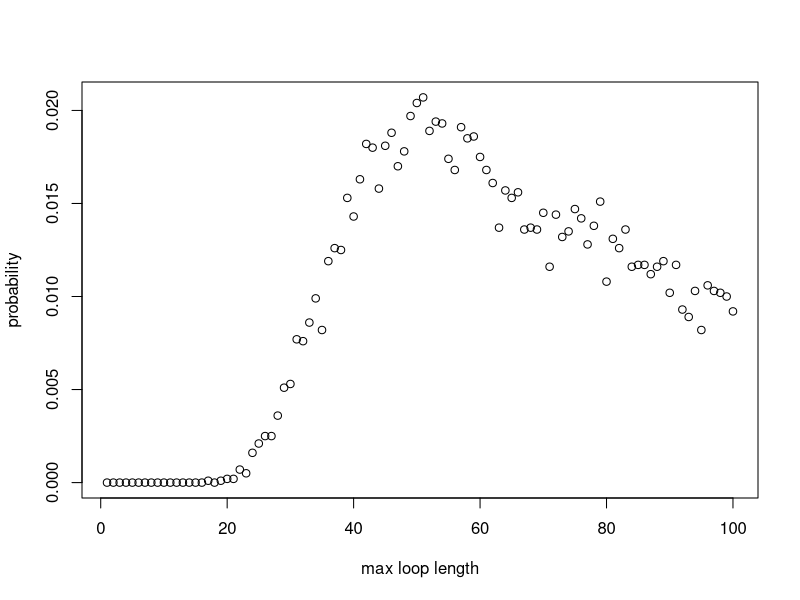

Recreate this plot in R.
#### Team Members:
# Fatima Kasenally (S2443602); Wenqi Ni (s1792412); Cameron Allan (S1748084)

#### address of github repo:
#https://github.com/niwq15/SP-Group-7-A2


#### Contributions

# Functions we each made versions of:
# Cameron - Strategy3, Pone, 
# Wenqi - Strategy1, Strategy2, Strategy3, Pone, Pall, dloop 
# Fatima - Strategy2, Pone, Pall, dloop 

# each of us should add more here. we can say what we have done, involving different versions of functions above

# Wenqi created the final versions of the functions Strategy 1, Strategy 2, Pone ... 
# ...done for old versions


# Cameron added if statement to speed up the Pall function


# Other Tasks: (correct your own)
# Cameron - optimising stuff and array stuff
# Wenqi - Q3 - Q6 stuff 
# Fatima - Q3 - Q6 stuff 




#### Overview 
# This file holds the self-contained code to use stochastic simulation to study a generalised version of the famous '100 Prisoners Problem' 
# The problem is defined as follows: 
# Consider a prison containing 2n prisoners, each with a unique identification number ranging from 1 to 2n. 
# The prison has a room with 2n boxes, each uniquely numbered from 1 to 2n and each containing a single card. 
# These cards are each labelled with a unique number between 1 and 2n. 
# Each prisoner is allowed to open n boxes to find the card with their number.
# If all 2n prisoners successfully find their cards then they all go free. 
# After their turn,the prisoners are not allowed to communicate any new information from the boxes 
# to prisoners who have yet to take their turn.
# The room is returned to its original state after each prisoner’s go. 

# Firstly, we will show 3 strategies for the prisoners, then create a 'Pone' function to estimate 
# the probability of a single prisoner successfully finding their number, then use a 'Pall' function to 
# calculate the probability of all the prisoners finding their numbers. 
# Based on the results of the individual and joint success probabilities using different strategies, 
# we will give some comments about which strategy has the highest success probabilities for 
# both individuals and the collective. 

## Each function expressing the different strategies for opening boxes to find cards will require the same 
## input parameters : n,k,cards_num. Where n parameterises the 2n number of boxes, prisoner and cards in our problem.
## k is the prisoner's number and cards_num represents the random orders of cards placed in boxes. 
## [As the boxes and cards comfiguration must remain the same between prisoner trials it cannot
## be defined within the function and must be called on and externally defined.] ?
## Uniform input parameters allows the implemented strategy to be variable in each simulation as each strategy 
## function is interchangable. This is required by functions 'Pone' and 'Pall'


## Strategy 1:
## Each prisoner with their number 'b' starts at the p-th box whose number on the card is k
## If k is not equal to b, then the prisoner goes to box number k and opens it
## The process will be repeated until they have either found the card with number p or opened n boxes without finding it

## Prisoner 'k' uses Strategy 1 to find their number amoungst '2n' boxes 'cards_num'
## where 'cards_num' is a order of card numbers
Strategy1 <- function(n,k,cards_num) {
  #create an empty vector to store card numbers as they are read
  cards_picked <- rep(0, n) # the prisoner can read at most n cards
  cards_picked[1] <- cards_num[k] # start at the box with his number (k) on it 
  #for each of the remaining steps, first check if he has found his card number
  #if so, he will stop; if not, he will continue to read cards
  for (b in 2:n) {
    if (cards_picked[b-1] == k) {#if the prisoner k has found his number
      return(TRUE) #yes the prisoner has successfully found his card
      break # stop here and the prisoner will not open other boxes
    } else {#otherwise prisoner will open another box with the number of the last card
      cards_picked[b] <- cards_num[cards_picked[b-1]]
    }
  }
  #check whether he finds his number in the final step
  if (cards_picked[n] != k) { #if the final number is not his number
    return(FALSE) #prisoner has failed to find his card
  } else {#if the final number is equal to his number
    return(TRUE) #prisoner has successfully found his card
  }
}



## Strategy 2:
## This strategy follows an identicle procedure to strategy 1, except that the starting box is randombly selected
## The prisoner uses the card number in each box to pick his next box to open.
## The prisoner can open at most n boxes in order to find the card with their number on it

## Prisoner 'k' uses Strategy 2 to find their number amoungst '2n' boxes 'cards_num'
Strategy2 <- function(n,k,cards_num) {
  #create an empty vector to store card numbers that have been read
  cards_picked <- rep(0, n) # the prisoner can read at most n cards
  cards_picked[1] <- sample(cards_num,1)# start at a randomly selected box 
  #for each of the remaining steps, firstly check whether he has found him number card
  #if so, he will stop; if not, he will continue to read cards
  for (b in 2:n) {
    if (cards_picked[b-1] == k) {#if the prisoner k has found his number
      return(TRUE)
      break #stop here and the prisoner will not open other boxes
    } else {#otherwise prisoner will open the box with number k
      cards_picked[b] <- cards_num[cards_picked[b-1]]
    }
  }
  #check whether he finds his number in the final step
  if (cards_picked[n] != k) { #if the final number is not his number
    return(FALSE)
  } else {#if the final number is equal to his number
    return(TRUE)
  }
} #The function reutrns TRUE/FALSE expressing that the prisoner has FOUND/FAILED TO FIND his card 

## In Strategy 1 and Strategy 2, we use the idea that once prionsers find their numbers, they will stop
## We use 'break' to save the running time
## In Strategy 3, we show another idea of selecting n card numbers and then checking whether k is inside

## Strategy 3:
## In this strategy the prisoner opens n boxes at random, without replacement (check !!)
## The prisoner will open n different boxes

## Prisoner 'k' uses Strategy 3 to find their number amoungst '2n' boxes 'cards_num'
Strategy3 <- function(n,k,cards_num){ 
  cards_picked <- sample(cards_num,n,replace=FALSE) # Randomly select n boxes from cards_num to open
  any(k == cards_picked) # check whether the prisoner's number appears in the selected card_num
} # End function



## 'Pone' is a function which estimates the probability of a prisoner,k, successfully finding their card number (k)
## within the n tries amoungst 2n boxes (cards_num) in nreps simulated trials, using any one of the available strategies encoded above

Pone <- function(n,k,strategy,nreps) {
  # create an empty vector to store the outsome of each simulation as 1/0 = Success/ Failure to find his card
  success <- rep(0, nreps)
  for (i in 1:nreps) {
    # simulate the random order of card numbers
    cards_num <- sample(1:(2*n), 2*n, replace=FALSE)
    success[i] <- strategy(n,k,cards_num)
  }
  # return the frequentist probability of success as: 
  # total number of simulated successes / total number of simulations
  return(sum(success)/nreps)
}

## 'Pall' is a function to find the probability of all the 2n prisoners finding their cards in a single simulation
## and thus being able to escape. All prisoners must use the same strategy and the probability 
## is calculated by analysing the results from nreps simulated trials 

Pall <- function(n,strategy,nreps) {
  #create a vector to record the result of each simulation with default values of 1s
  num_success <- rep(1,nreps)
  for (i in 1:nreps) {#for each simulation
    #generate a random order of card numbers
    cards_num <- sample(1:(2*n), 2*n, replace=FALSE)
    #use the strategies to calculate whether each prisoner can find their correct number within n times
    for (k in 1:(2*n)) {
      result <- strategy(n,k,cards_num) # save the result of strategy for the k-th prisoner
      num_success[i] <- num_success[i] * result # if result is 1 keep 1 in the vector. If 0 change to 0.
      if (result == 0){ # stop if any prisoner does not escape, this cuts down simulation run-time
        break
      }
    }
  }
  # return the frequentist probability as: total number of simulated successes / total number of simulated trials
  return(sum(num_success)/nreps)
}

### Sample Results ###

### individual prisoner probabilities: 
### Pone takes args: n,k,strategy,nreps

Pone(5,5,Strategy1,10000)
Pone(50,50,Strategy1,10000)
# one prisoner & strategy 1: prob success ~ 50%  (for all n)

Pone(5,5,Strategy2,10000)
Pone(50,50,Strategy2,10000)
# one prisoner & strategy 2: prob success ~40%  (n=5) ~37%  (n>50)

Pone(5,5,Strategy3,10000)
Pone(50,50,Strategy3,10000)
# one prisoner & strategy 3: prob success ~50%  (for all n)

### joint probabilities for all prisoners as a collective:  
### Pall takes args: n,strategy,nreps


Pall(5,Strategy1,10000)
Pall(50,Strategy1,10000)
#10 prisoners & strategy 1: prob success ~35% (n=5)
#100 prisoners & strategy 1: prob success ~30% (n=50)

Pall(5,Strategy2,10000)
Pall(50,Strategy2,10000)
#10 prisoners & strategy 2: prob success ~0.01%  (n=5)
#100 prisoners & strategy 2: prob success ~0% (smaller than precision)  (n=50)

Pall(5,Strategy3,10000)
Pall(50,Strategy3,10000)
#10 prisoners & strategy 3: prob success ~1%  (n=5)
#100 prisoners & strategy 3: prob success ~0% (smaller than precision) (n=50)


## While stategies 1 and 3 are distinc, strategy 2 shares aspects with both of them 
## yet has distinct marginal and joint probabilities 

## Strategy 3's results are as expected. The probability of finding his card in a box is 1/2n
## therefore if he opens n boxes at random the probability of finding his card is n/2n i.e. 50%
## For 2n prisoners simultaneously finding their cards in a simulation we multiply the independent 
## marginal probabilities to produce a joint probability of (0.5)^(2n), which tends to 0 as n increases. 

## Strategy 1 uses an algorithm to select cards. For a single prisoner the marginal probability of success 
## is still 50%, and therefore does not improve on the random selection method of strategy 3. However, the 
## joint probability of success is significantly higher than that of strategy 3 - demonstrating that there is 
## something intelligent in the strategy's design. The reason for the higher probability of joint success is 
## in the distribution of maximum loop lengths amoungst the boxes and cards. The cycle of box and card numbers
## must eventually return the prisoner to open a box with his card number inside if he is allowed to open as
## many boxes as he wants, as the numbers used are continuous (integers) and finite. The only limitation to the 
## strategy is if the loop length is longer than n, the number of boxes the prisoner is allowed to open. Therefore,
## the probability of success is dependent of the probability distribution of loop lengths amoungst the boxes. 
## and the joint probability of success will be equal to the cumulative probability of the maximum loop length 
## being less than n, which we have determined to be approximately 30%


## Strategy 2 has a lower marginal probability for success than the others, and a joint probability close to 0. 
## Strategy 2 takes the worst aspects from both strategies 1 and 3. The fist box is selected at random, then the 
## prisoner is stuck looping through boxes that may or may not have his card in it. The marginal probability is 
## lower than 50% because in order to succeed not only must the prisoner select the correct loop with his card in it
## at random, the loop he picks must also be shorter than n. Our results show that meeting both these conditions at 
## once has a probability of 37-40% (varies with n). The joint probability tends to 0 for the same reason as strategy 3.
## Each of the 2n prisoners must independently select the correct loop with their number at random, this has a 
## probability (p) less than 1, therefore p^(2n) (the prob of all prisoners selecting the correct loop)
## tends to 0 as n increases, this is without including the additional requirement of the loop length also being less
## than n. 



#Calculate the probability of loop lengths 
dloop <- function(n, nreps) {
  each_loop_lengths <- c() #list to store the loop lengths generated by all simulations
  max_loop_lengths <- c()
  
  for (i in 1:nreps){ 
    #simulate the boxes nreps times 
    boxes <- sample(1 : (2*n), 2*n , replace=FALSE) 
    unopened_boxes <- 1:(2*n)
    
    #store the unique loop lengths generated from each simulation 
    new_loop_lengths <- c()
    
    #scan for loops, (while more than 2 boxes are still closed, indexing breaks down for smaller loops)
    while (length(unopened_boxes) > 2 ){
      #pick the smallest number unopened box and store the value of the card inside 
      cards_picked <- boxes[unopened_boxes[1]]
      
      #pick your next box according to your last card and scan each closed loop
      for (b in 2:length(unopened_boxes)){ #max loop length is the number of closed boxes
        cards_picked <- c(cards_picked, boxes[cards_picked[b-1]])
      }#end for 
      
      #add your new loop length to your list
      new_loop_lengths <- c(new_loop_lengths, length(unique(cards_picked))) 
      
      #remove the boxes opened 
      unopened_boxes <- setdiff(unopened_boxes,unique(cards_picked))
    } #end while 
    
    
    each_loop_lengths <- c(each_loop_lengths, unique(new_loop_lengths))
    max_loop_lengths <- c(max_loop_lengths, max(new_loop_lengths))
    
    
  } #end for 
  
  #probability vector for the occurrence of each maximum loop length 
  prob_vec_ymax <- tabulate(max_loop_lengths)/nreps
  x_axis <- 1:length(prob_vec_ymax)
  #prints a plot for probailities of maximum loop lengths
  plot(x_axis, prob_vec_ymax, xlab = "max loop length", ylab = "probability")
  
  #find the probability of max loop length is less than n
  prob_less_n_loop = sum(prob_vec_ymax[1:n])
  cat("\n","prob your max loop has a length less than n",   prob_less_n_loop, "\n")
  
  
  #probability vector for the occurrence of each type of loop length 
  prob_vec_y <- tabulate(each_loop_lengths)/nreps
  cat("your probability vector for producing at least one loop of length i: \n", prob_vec_y)
  return(prob_vec_y)
}#end function


VAR_1 <- dloop(50, 10000)
